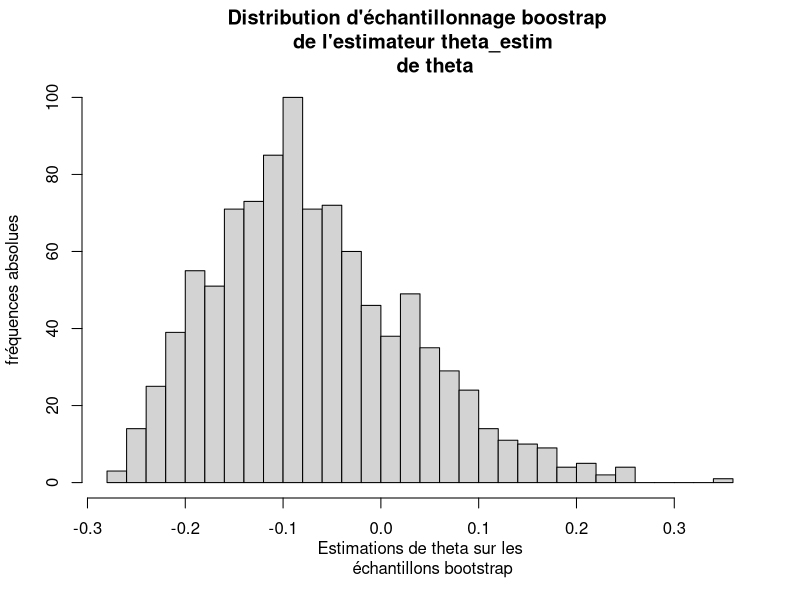

Write the R code that produced this figure.
###################### MAUREL DYLANE TCHUISSE II ###############################


################################################################################

########################### DEVOIR À RENDRE ####################################

################################################################################



#### OBJECTIF : Estimation d'un paramètre de bioéquivalence et de sa 
###variabilité (par bootstrap)



# 1) Implémentation du jeu de données des patients traités


n = 8 #nombre de patients

subject = 1:n #numéro des patients

# Concentration hormonale après prise du placebo
placebo = c(9243,9671,11792,13357,9055,6290,12412,18806)
# Concentration hormonale après prise de l'ancien traitement
old = c(17649,12013,19979,21816,13850,9806,17208,29044)
# Concentration hormonale après prise du nouveau traitement
new = c(16449,14614,17274,23798,12560,10157,16570,26325)

donnees_patients = data.frame(subject, placebo, old, new, 
                              old_minus_placebo = old - placebo, 
                              new_minus_old = new - old)

donnees_patients
# subject placebo   old   new old_minus_placebo new_minus_old
#       1    9243 17649 16449              8406         -1200
#       2    9671 12013 14614              2342          2601
#       3   11792 19979 17274              8187         -2705
#       4   13357 21816 23798              8459          1982
#       5    9055 13850 12560              4795         -1290
#       6    6290  9806 10157              3516           351
#       7   12412 17208 16570              4796          -638
#       8   18806 29044 26325             10238         -2719


# 2) Estimations

## 2-1) Paramètre de bioéquivalence theta

# Étant donné : 

### Z: la variable aléatoire de loi inconnue, désignant la différence, 
### pour chaque sujet, entre la concentration hormonale après administration
### de l'ancien traitement (old) et celle après prise du placebo (placebo), 
### soit la colonne "old_minus_placebo" dans le jeu de données précédent;
Z = donnees_patients$old_minus_placebo

### Y: la variable aléatoire de loi inconnue, désignant la différence, 
###pour chaque sujet, entre la concentration hormonale après administration
### du nouveau traitement (new) et celle après prise de l'ancien traitement(old),
###  soit la colonne "new_minus_old" dans le jeu de données précédent;
Y = donnees_patients$new_minus_old

# La bioéquivalence theta est définie comme étant le rapport entre l'espérance de
# Z et celle de Y (theta = E(Y)/E(Z)).  Ces deux espérances étant inconnues,
# theta peut être estimé par la méthode plug-in, qui consiste dans ce cas à remplacer
# le rapport des espérances par un rapport de moyennes empiriques.

# Estimateur plug-in de theta
theta_estim = mean(Y)/mean(Z)
theta_estim
#-0.0713061

## 2-2) Estimation par bootstrap de l'écart-type de l'estimateur theta_estim

# Une appréciation de la variabilité (calcul de l'écart-type par exemple) 
# de l'estimateur theta_estim du paramètre theta, nécessite que l'on ait accès à 
# la loi de cet estimateur (qui elle même dépend de la loi des variables aléa-
# toires Y et Z dont est fonction l'estimateur), c'est-à-dire accès à une distri- 
# bution de l'ensemble de ses valeurs possibles. 

# Ceci suppose dans ce cas précis d'étude, de disposer de plusieurs 
# n-échantillons du type [(y1,z1), (y2,z2), ...., (yn,zn)] à partir desquels on 
# calculera, pour chaque échantillon, une valeur de l'estimateur. Ces valeurs, 
# une fois obtenues pourront servir à représenter la distribution (et donc la loi)
# de l'estimateur et à calculer des paramètres de dispersion (écart-type) qui 
# renseignent sur sa variabilité.

# Cependant, il est en pratique impossible de disposer d'une multitude de n-échan-
# tillons pour le même couple de variables aléatoires (Y,Z) et qui pourraient être 
# exploités pour le calcul des paramètres de variabilité de l'estimateur.

# C'est une problématique à laquelle la méthode bootstrap non-paramétrique répond. 
# Elle permet d'estimer la distribution de l'estimateur theta_estim ainsi que ses 
# paramètres de variabilité :  

# ======> On génère par ré-échantillonnage d'un n-échantillon de départ 
#         [(y1,z1), (y2,z2), ...., (yn,zn)] de loi F inconnue, plusieurs 
#         n-échantillons [(y1,z1)*, (y2,z2)*, ...., (yn,zn)*], appelés
#         échantillons bootstrap; le tirage des éléments du n-échantillon 
#         [(y1,z1), (y2,z2), ...., (yn,zn)] étant réalisé selon une loi discrète
#         empirique de fonction de répartition F_hat, qui représente une estimation 
#         de la fonction de répartition F associée à la loi de 
#         [(y1,z1), (y2,z2), ...., (yn,zn)]. 

# ======> Pour chacun des échantillons bootstrap, on calcule une estimation 
#         "theta_estim_bootstrap" du paramètre theta. 

#           - La distribution des estimations "theta_estim_bootstrap" représente  
#         la distribution d'échantillonnage bootstrap de l'estimateur theta_estim;
#       
#           - L'estimation de l'écart-type de theta_estim (estimateur du paramètre  
#         de bioéquivalence theta), est donné par la racine carée de la variance
#         empirique de la précédente distribution d'échantillonnage, c'est-à-dire
#         la racine carée de la variance des estimations theta_estim_bootstrap de   
#         theta, calculées sur chacun des échantillons bootstrap.




#Graine aléatoire fixée pour la reproductibilité des résultats
set.seed(23) 

#Nombre d'échantillons bootstrap à générer 
B = 1000

# Génération des échantillons bootstrap

# L'idée est que chaque échantillon bootstrap contienne les numéros des patients
# tirés selon une loi discrète uniforme (tirage avec remise) à partir de 
# l'ensemble des numéros de départ {1,2,3,4,5,6,7,8}.
#On échantillonne selon les indices ici afin de tenir de la dépendance
#entre les variables Y et Z prises sur un même individu. 

echantillons_bootstrap_patients = replicate(B, sample(1:n, n, replace = TRUE))

echantillons_bootstrap_patients #Matrice de 1000 échantillons de numéros de patients, chaque 
#échantillon étant disposé en colonne.

# Fonction calculant une valeur de theta_estim à partir du vecteur des numéros des 
#patients formant un échantillon
theta_hat_star = function(num_patient) mean(Y[num_patient]) / mean(Z[num_patient])

# Calcul des estimations de theta pour chacun des échantillons bootstrap 
theta_estim_bootstrap = apply(echantillons_bootstrap_patients, 2, theta_hat_star)
theta_estim_bootstrap

#Loi d'échantillonnage bootstrap de l'estimateur 
hist(theta_estim_bootstrap, breaks = 30, xlab = "Estimations de theta sur les
     échantillons bootstrap", ylab = "fréquences absolues", 
     main= "Distribution d'échantillonnage boostrap \n de l'estimateur theta_estim
     de theta")
######### On obtient pour cette simulation, une distribution d'échantillonnage
######### asymétrique, que l'on aurait pas pu capturer si l'on avait fait 
######### l'hypothèse d'une distribution normale

# Calcul de l'estimation bootstrap de l'écart-type de l'estimateur theta_estim
std_err_bootstrap_estimator = sqrt((B-1)*var(theta_estim_bootstrap)/B)
std_err_bootstrap_estimator
#0.1009134 valeur proche de celle trouvée par Wasserman. La différence étant liée
# aux différences d'échantillonnage. La graine aléatoire assurant la reproductibilité
# n'étant pas forcément la même que celle prise par Wasserman


# 3) Calcul de l'intervalle de confiance de niveau 1-alpha = 95% du paramètre de bio-
# équivalence theta. 

########################## Méthode pivotale #################################### 

# Soit "theta_estim" l'estimateur de "theta", considérons la statistique 
# (theta_estim - theta). 

# Si q(alpha/2) et q(1 - alpha/2) sont respectivement les quantiles d'ordre 
# alpha/2 et 1-alpha/2  de la statistique (theta_estim - theta) alors 
# par définition : 

#                  P[(theta_estim - theta) <= q(alpha/2)] = alpha/2 
#                                     et 
#                 P[(theta_estim - theta) >= q(1-alpha/2)] = alpha/2


# On peut donc écrire que : 

#       P[q(alpha/2) <= (theta_estim - theta) <= q(1 - alpha/2)] = 1 - alpha

# On en déduit que : 

#      P[q(alpha/2) <= (theta_estim - theta) <= q(1 - alpha/2)] = 1 - alpha

# ==> P[theta_estim - q(1 - alpha/2) <= theta <= theta_estim - q(alpha/2)] = 1 - alpha (i)

# Or, la loi de (theta_estim - theta) étant inconnue, il est impossible d'accéder
# aux valeurs de q(1 - alpha/2) et q(alpha/2). 

# On approche donc la loi de (theta_estim - theta) par celle de 
# (theta_estim_bootstrap - theta_estim) où "theta_estim_bootstrap" représente 
# la variable des estimations de theta sur les échantillons bootstrap. 

# On a donc que :

#                     q(alpha/2) = a(alpha/2) - theta_estim  (ii)
#                                    et 
#                 q(1 - alpha/2) = a(1 - alpha/2) - theta_estim (iii)

# avec a(alpha/2) et a(1 - alpha/2), les quantiles respectivement d'ordre alpha/2
# et 1-alpha/2 de la loi de theta_estim_bootstrap

# (ii) et (iii) dans (i) permettent d'écrire que : 

# P[2*theta_estim - a(1 - alpha/2) <= theta <= 2*theta_estim - a(alpha/2)] = 1 - alpha

# D'où IC(theta) = [2*theta_estim - a(1 - alpha/2), 2*theta_estim - a(alpha/2)]
# est un intervalle de confiance de niveau 1-alpha de theta


########################### Application numérique ##############################
alpha = 0.05 

# Borne inférieure de l'intervalle de confiance
ICinf = as.numeric(2*theta_estim - quantile(theta_estim_bootstrap,probs=1-alpha/2))

# Borne supérieure de l'intervalle de confiance
ICsup = as.numeric(2*theta_estim - quantile(theta_estim_bootstrap,probs=alpha/2))

# Intervalle de confiance
IC = c(ICinf, ICsup)
IC
#-0.30082947  0.09137424


# Interprétation : La bioéquivalence est admise, si et seulement si 
# -0.2 <= theta <= 0.2. Or notre intervalle de confiance de niveau 95% est 
# [-0.30, 0.091] et n'est pas entièrement inclus dans [-0.2, 0.2]. On n'a donc pas
# démontré la bioéquivalence au seuil 95%. 

# Il se pourrait donc qu'il y ait une différence entre les effets du nouveau trai- 
# tement hormonal et ceux de l'ancien traitement. 